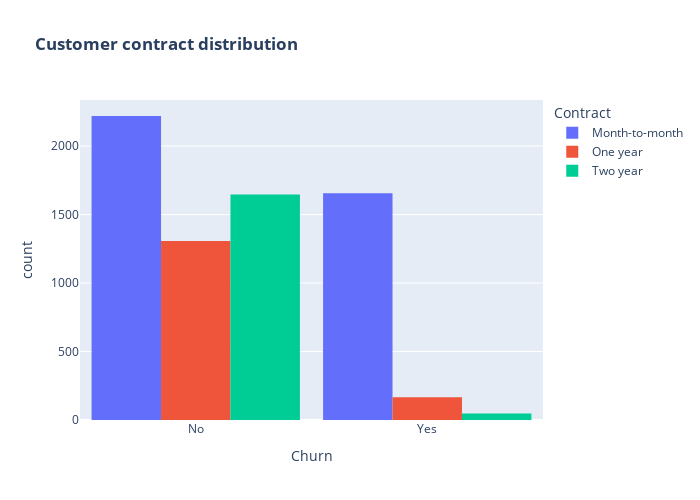

Notebook code cell kept with this figure:
### Markdown cell above
The number of customers who left the company was not affected by gender as they acted almost the same regardless of either male or female.

### Code cell
fig = px.histogram(df, x="Churn", color="Contract", barmode="group", title="<b>Customer contract distribution<b>")
fig.update_layout(width=700, height=500, bargap=0.1)
fig.show()

### Figure 1 — Plotly figure (JSON) as saved in the notebook; plotly's stock layout.template omitted (floating-point values rounded to 4 significant figures; data arrays with more than 128 entries replaced by an {"elided": "..."} marker saying what was removed)
{"data": [{"alignmentgroup": "True", "bingroup": "x", "hovertemplate": "Contract=Month-to-month<br>Churn=%{x}<br>count=%{y}<extra></extra>", "legendgroup": "Month-to-month", "marker": {"color": "#636efa", "pattern": {"shape": ""}}, "name": "Month-to-month", "offsetgroup": "Month-to-month", "orientation": "v", "showlegend": true, "type": "histogram", "x": {"elided": "3875 str values"}, "xaxis": "x", "yaxis": "y"}, {"alignmentgroup": "True", "bingroup": "x", "hovertemplate": "Contract=One year<br>Churn=%{x}<br>count=%{y}<extra></extra>", "legendgroup": "One year", "marker": {"color": "#EF553B", "pattern": {"shape": ""}}, "name": "One year", "offsetgroup": "One year", "orientation": "v", "showlegend": true, "type": "histogram", "x": {"elided": "1473 str values"}, "xaxis": "x", "yaxis": "y"}, {"alignmentgroup": "True", "bingroup": "x", "hovertemplate": "Contract=Two year<br>Churn=%{x}<br>count=%{y}<extra></extra>", "legendgroup": "Two year", "marker": {"color": "#00cc96", "pattern": {"shape": ""}}, "name": "Two year", "offsetgroup": "Two year", "orientation": "v", "showlegend": true, "type": "histogram", "x": {"elided": "1695 str values"}, "xaxis": "x", "yaxis": "y"}], "layout": {"bargap": 0.1, "barmode": "group", "height": 500, "legend": {"title": {"text": "Contract"}, "tracegroupgap": 0}, "title": {"text": "<b>Customer contract distribution<b>"}, "width": 700, "xaxis": {"anchor": "y", "domain": [0, 1], "title": {"text": "Churn"}}, "yaxis": {"anchor": "x", "domain": [0, 1], "title": {"text": "count"}}}}
